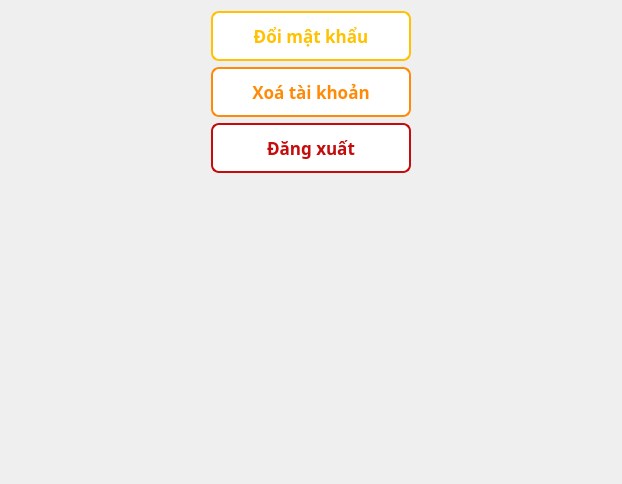
               <widget class="QWidget" name="tab_2">
                <attribute name="title">
                 <string>Tài khoản</string>
                </attribute>
                <layout class="QHBoxLayout" name="horizontalLayout_5">
                 <item>
                  <spacer name="horizontalSpacer_5">
                   <property name="orientation">
                    <enum>Qt::Horizontal</enum>
                   </property>
                   <property name="sizeType">
                    <enum>QSizePolicy::Fixed</enum>
                   </property>
                   <property name="sizeHint" stdset="0">
                    <size>
                     <width>200</width>
                     <height>20</height>
                    </size>
                   </property>
                  </spacer>
                 </item>
                 <item>
                  <layout class="QVBoxLayout" name="verticalLayout_12">
                   <item>
                    <widget class="QPushButton" name="btnUpdatePass">
                     <property name="minimumSize">
                      <size>
                       <width>200</width>
                       <height>50</height>
                      </size>
                     </property>
                     <property name="maximumSize">
                      <size>
                       <width>300</width>
                       <height>50</height>
                      </size>
                     </property>
                     <property name="font">
                      <font>
                       <family>UTM Avo</family>
                       <pointsize>-1</pointsize>
                       <weight>75</weight>
                       <bold>true</bold>
                      </font>
                     </property>
                     <property name="styleSheet">
                      <string notr="true">background-color: #ffffff; color: #ffc100; border: 2px solid #ffc100; border-radius: 8px; padding: 10px 15px; font-weight: bold; font-family: &quot;UTM Avo&quot;; font-size: 17px;</string>
                     </property>
                     <property name="text">
                      <string>Đổi mật khẩu</string>
                     </property>
                     <property name="icon">
                      <iconset>
                       <normaloff>../../images/ic_password.png</normaloff>../../images/ic_password.png</iconset>
                     </property>
                     <property name="iconSize">
                      <size>
                       <width>15</width>
                       <height>15</height>
                      </size>
                     </property>
                    </widget>
                   </item>
                   <item>
                    <widget class="QPushButton" name="btnDeleteAccount">
                     <property name="minimumSize">
                      <size>
                       <width>200</width>
                       <height>50</height>
                      </size>
                     </property>
                     <property name="maximumSize">
                      <size>
                       <width>300</width>
                       <height>50</height>
                      </size>
                     </property>
                     <property name="sizeIncrement">
                      <size>
                       <width>200</width>
                       <height>0</height>
                      </size>
                     </property>
                     <property name="font">
                      <font>
                       <family>UTM Avo</family>
                       <pointsize>-1</pointsize>
                       <weight>75</weight>
                       <bold>true</bold>
                      </font>
                     </property>
                     <property name="styleSheet">
                      <string notr="true">background-color: #ffffff; color: #FF8A08; border: 2px solid #FF8A08; border-radius: 8px; padding: 10px 15px; font-weight: bold; font-family: &quot;UTM Avo&quot;; font-size: 17px;</string>
                     </property>
                     <property name="text">
                      <string>Xoá tài khoản</string>
                     </property>
                     <property name="icon">
                      <iconset>
                       <normaloff>../../images/ic_delete_acc.png</normaloff>../../images/ic_delete_acc.png</iconset>
                     </property>
                     <property name="iconSize">
                      <size>
                       <width>18</width>
                       <height>18</height>
                      </size>
                     </property>
                    </widget>
                   </item>
                   <item>
                    <widget class="QPushButton" name="btnLogout">
                     <property name="minimumSize">
                      <size>
                       <width>200</width>
                       <height>50</height>
                      </size>
                     </property>
                     <property name="maximumSize">
                      <size>
                       <width>300</width>
                       <height>50</height>
                      </size>
                     </property>
                     <property name="sizeIncrement">
                      <size>
                       <width>200</width>
                       <height>0</height>
                      </size>
                     </property>
                     <property name="font">
                      <font>
                       <family>UTM Avo</family>
                       <pointsize>-1</pointsize>
                       <weight>75</weight>
                       <bold>true</bold>
                      </font>
                     </property>
                     <property name="styleSheet">
                      <string notr="true">background-color: #ffffff; color: #C40C0C; border: 2px solid #C40C0C; border-radius: 8px; padding: 10px 15px; font-weight: bold; font-family: &quot;UTM Avo&quot;; font-size: 17px;</string>
                     </property>
                     <property name="text">
                      <string>Đăng xuất</string>
                     </property>
                     <property name="icon">
                      <iconset>
                       <normaloff>../../images/ic_delete_acc.png</normaloff>../../images/ic_delete_acc.png</iconset>
                     </property>
                     <property name="iconSize">
                      <size>
                       <width>18</width>
                       <height>18</height>
                      </size>
                     </property>
                     <property name="checkable">
                      <bool>true</bool>
                     </property>
                    </widget>
                   </item>
                   <item>
                    <spacer name="verticalSpacer_3">
                     <property name="orientation">
                      <enum>Qt::Vertical</enum>
                     </property>
                     <property name="sizeType">
                      <enum>QSizePolicy::Fixed</enum>
                     </property>
                     <property name="sizeHint" stdset="0">
                      <size>
                       <width>20</width>
                       <height>300</height>
                      </size>
                     </property>
                    </spacer>
                   </item>
                  </layout>
                 </item>
                 <item>
                  <spacer name="horizontalSpacer_6">
                   <property name="orientation">
                    <enum>Qt::Horizontal</enum>
                   </property>
                   <property name="sizeType">
                    <enum>QSizePolicy::Fixed</enum>
                   </property>
                   <property name="sizeHint" stdset="0">
                    <size>
                     <width>200</width>
                     <height>20</height>
                    </size>
                   </property>
                  </spacer>
                 </item>
                </layout>
               </widget>
